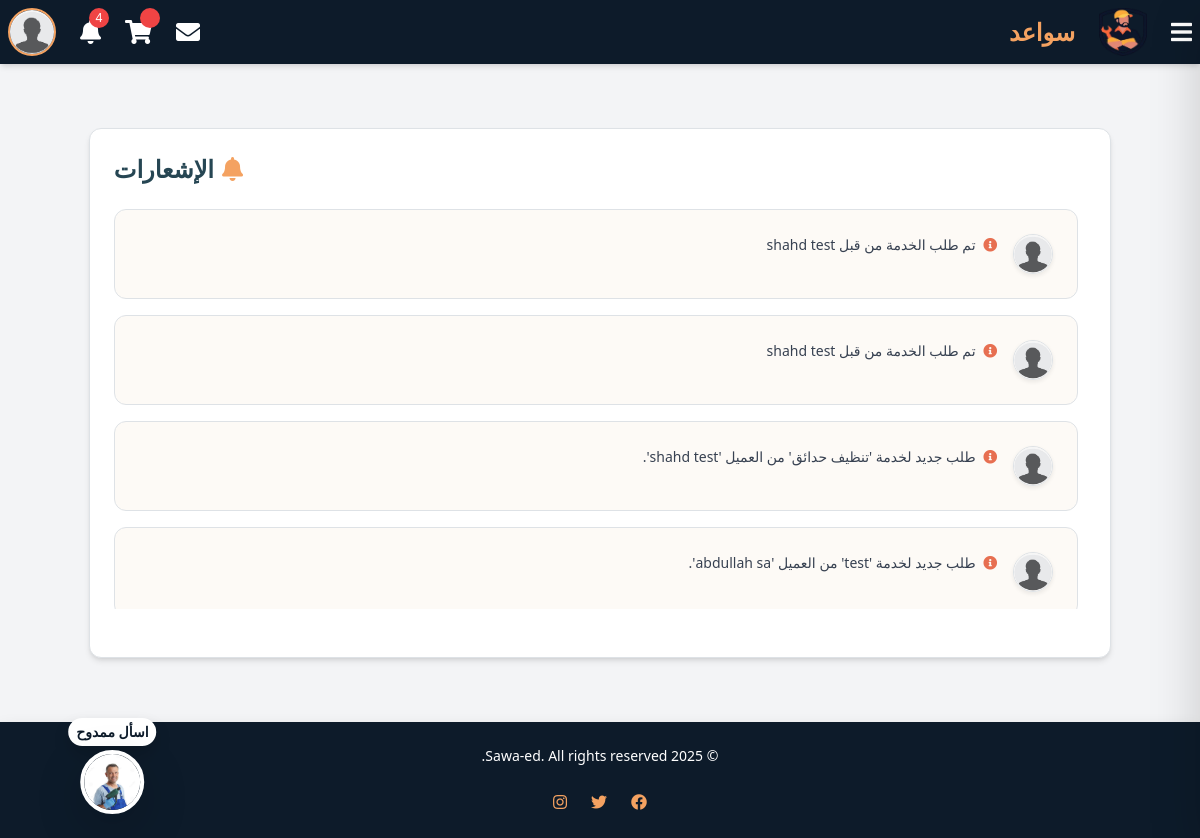
/notifications/ (signed in), run on an earlier commit of the app's database.
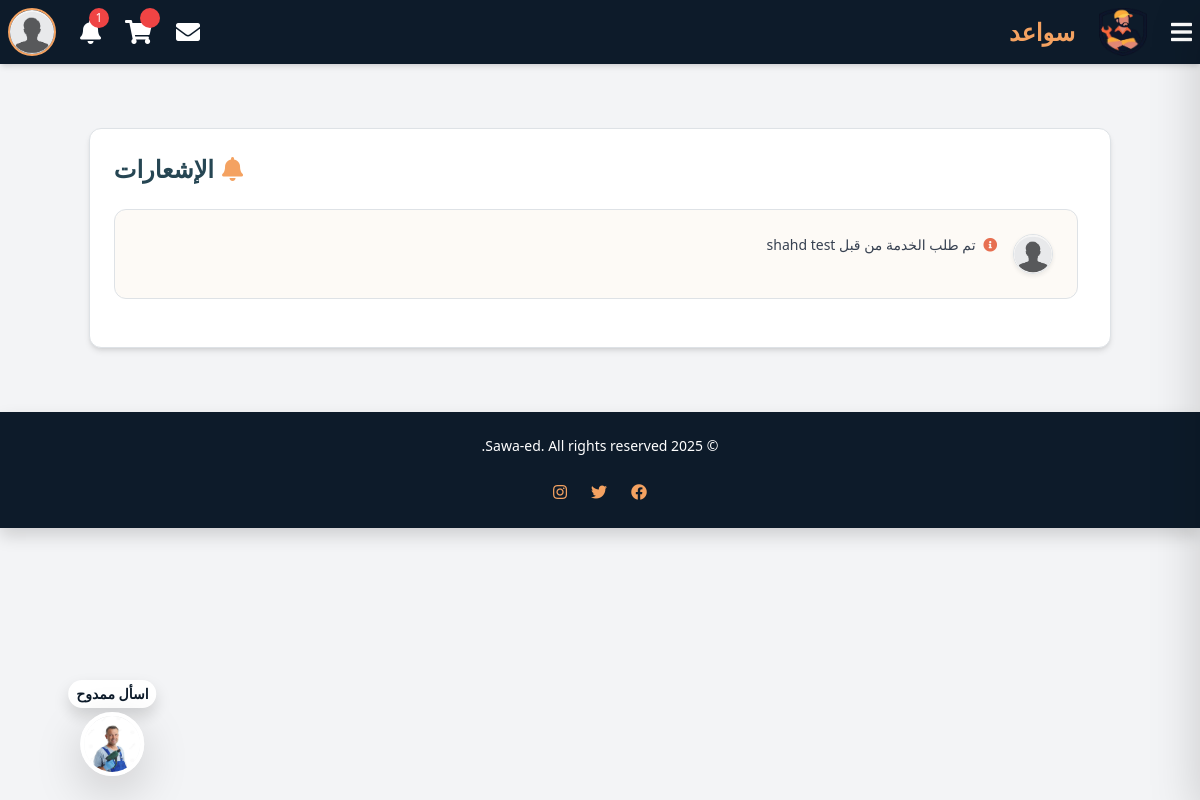
And on a later commit of the database.
### Sawaed_app/models.py (models this page shows, shortened)
class Notifications(models.Model):
    recipient = models.ForeignKey(
        settings.AUTH_USER_MODEL,
        null=True,
        blank=True,
        on_delete=models.SET_NULL,
        related_name="notifications"
        )
    actor = models.ForeignKey(
        settings.AUTH_USER_MODEL,
        null=True,
        blank = True,
        on_delete=models.SET_NULL,
        related_name="actor_notification"
        )
    verb = models.CharField(max_length=40, null=True)
    service_order = models.ForeignKey(
            ServiceOrder,
            on_delete=models.CASCADE,
            null=True,
            blank=True,
            related_name="notifications"
        )
    message = models.TextField(null=True)
    is_read = models.BooleanField(default=False)
    created_at = models.DateTimeField(auto_now_add=True)
    updated_at = models.DateTimeField(auto_now=True)

class CustomUser(AbstractUser):
    class UserType(models.TextChoices):
        CLIENT = 'client', _('عميل')
        HANDYMAN = 'handyman', _('عامل يدوي') #the name in arabic will be edited later
    user_type = models.CharField(
        max_length=50,
        choices=UserType.choices,
        default=UserType.CLIENT
    )
    phone_regex = RegexValidator(
        regex=r'^\+?1?\d{9,15}$', #a validation on the phone number because its customed
        message="Phone number must be in the format: '+999999999'. Up to 15 digits allowed."
    )
    image = models.ImageField(upload_to='profile_pics/',default='default_profile.jpeg' ,null=True, blank=True)
    phone_number = models.CharField(validators=[phone_regex], max_length=15, unique=True, null=True, blank=True)
    email = models.EmailField(unique=True)
    bio = models.CharField(max_length=500, blank=True, null=True)
    experience = models.TextField(blank=True, null=True)
    field_of_expertise=models.TextField(blank=True, null=True)
    REQUIRED_FIELDS = ['email']
    USERNAME_FIELD = 'username'  # we could change it to email later in the project

### Sawaed_app/views.py (the view)
# urls.py: path('notifications/', views.notifications_view, name='notifications'),
@login_required
def notifications_view(request):
    notifications = Notifications.objects.filter(recipient=request.user, is_read=False).order_by('-created_at')
    context= {
        'notifications': notifications
        }
    return render(request, 'notifications.html',context)

### Sawaed_app/context_processors.py (called while the page is built)
def notifications_processor(request):
    if request.user.is_authenticated:
        all_notifications = Notifications.objects.filter(recipient=request.user).order_by('-created_at')
        notifications = all_notifications[:10]
        unread_notifications_count =all_notifications.filter(is_read=False).count()
        return {
            'notifications': notifications,
            'unread_notifications_count': unread_notifications_count,
        }
    return {}

### Sawaed_app/templates/notifications.html (shortened to what this page needs)
{% extends 'index.html' %}
{% block content %}
{% load static %}
<div class="p-6 text-right bg-white rounded-xl shadow-md border border-gray-200 w-[90%] mx-auto mt-8">
  <h2 class="text-2xl font-bold text-[#264653] mb-6 flex items-center justify-end gap-2">
    <i class="fas fa-bell text-[#f4a261]"></i> الإشعارات
  </h2>
  <ul class="space-y-4 max-h-[400px] overflow-y-auto pr-2">
    {% for notification in notifications %}
    <li class="p-4 bg-[#fdfaf6] hover:bg-[#fef3e4] transition rounded-xl border flex items-start justify-between gap-4">
      <div class="flex items-start gap-3 w-full">
        <img src="{{ notification.actor.image.url }}" alt="avatar"
        class="w-10 h-10 rounded-full border border-[#e9c46a] shadow-sm">
        <div class="flex-1">
          <p class="text-sm text-gray-700 leading-relaxed mb-2">
            <i class="fas fa-info-circle text-[#e76f51] ml-1"></i>
            {{ notification.message }}
          </p>
        </div>
      </div>
    </li>
    {% empty %}
    <li class="text-center text-gray-500 p-4">لا توجد إشعارات جديدة.</li>
    {% endfor %}
  </ul>
</div>
{% endblock %}

### Sawaed_app/templates/index.html (shortened to what the changed rows need)
  {% load static %}
  <!DOCTYPE html>
  <html lang="ar" dir="rtl">
  <head>
    <link href="https://cdnjs.cloudflare.com/ajax/libs/font-awesome/5.15.4/css/all.min.css" rel="stylesheet">
      <script src="https://cdn.tailwindcss.com"></script>
      <link rel="stylesheet" href="https://cdnjs.cloudflare.com/ajax/libs/bootstrap/5.1.3/css/bootstrap.min.css" />
      <link rel="stylesheet" href="{% static 'css/style.css' %}">
      <link href="https://cdnjs.cloudflare.com/ajax/libs/font-awesome/5.15.4/css/all.min.css" rel="stylesheet">
  </head>
  <body class="bg-gray-100">
      <nav class="bg-[#0d1b2a] shadow-md p-2 flex justify-between items-center text-white">
        <div class="flex items-center gap-6">
            {% if user.is_authenticated %}
            <div class="relative">
              <button id="notificationsButton" class="text-white hover:text-[#f4a261] transition relative">
                  <i class="fas fa-bell text-2xl"></i>
                  {% if unread_notifications_count > 0 %}
                  <span class="absolute -top-2 -right-2 bg-red-500 text-white text-xs rounded-full w-5 h-5 flex items-center justify-center">
                      {{ unread_notifications_count }}
                  </span>
                  {% endif %}
              </button>
            </div>
            {% endif %}
        </div>
    </nav>
      <main class="flex flex-col items-center justify-center p-8">
          {% block content %}{% endblock %}
      </main>
  </body>
  </html>

What changed in the data, as far as the page shows it:
removed Notifications: actor.image (placeholder picture), message "تم طلب الخدمة من قبل shahd test"
removed Notifications: actor.image (placeholder picture), message "طلب جديد لخدمة 'تنظيف حدائق' من العميل 'shahd test'."
removed Notifications: actor.image (placeholder picture), message "طلب جديد لخدمة 'test' من العميل 'abdullah sa'."
Also different on the page:
{{ unread_notifications_count }}: "4" → "1"
